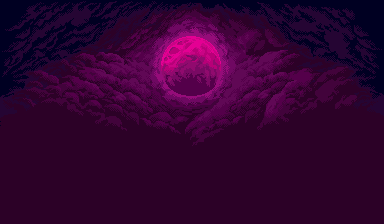
#> input picture gothicvania/assets/gothicvania-cemetery-files/Assets/Environment/background.png, 384 x 224 px
$ python adapt_parallax.py
#> lines starting #> are read from the running program, lines starting #| are printed output that depends on the picture
### gothicvania/tools/adapt_assets.py
#!/usr/bin/env python3
"""Adapt Gothicvania CC0 art -> SNES-ready indexed PNGs.

Output: gothicvania/res/{hero,bg,ground}.png
  * <=16 colours each, indexed (paletted) PNG as gfx4snes expects
  * sprites/ground: palette index 0 = transparency (magenta convention)
Re-runnable; reads the raw CC0 pack under gothicvania/assets/.
"""
import os, glob
import numpy as np
from PIL import Image

ROOT = os.path.dirname(os.path.dirname(os.path.abspath(__file__)))
BASE = os.path.join(ROOT, "assets", "gothicvania-cemetery-files", "Assets")
RES  = os.path.join(ROOT, "res")
os.makedirs(RES, exist_ok=True)
MAGENTA = (255, 0, 255)

def to_indexed(rgba, transparent=True, budget=16, name=""):
    h, w = rgba.shape[:2]
    rgb, alpha = rgba[:, :, :3], rgba[:, :, 3]
    opaque = alpha > 0
    slots = budget - (1 if transparent else 0)
    uniq = sorted(set(map(tuple, rgb[opaque])))
    if len(uniq) > slots:
        tmp = Image.fromarray(rgb, "RGB").quantize(colors=slots, method=Image.MEDIANCUT, dither=Image.NONE)
        pal = tmp.getpalette()[:slots * 3]
        colors = [tuple(pal[i:i + 3]) for i in range(0, slots * 3, 3)]
        out = (np.array(tmp) + (1 if transparent else 0)).astype(np.uint8)
        palette = ([MAGENTA] if transparent else []) + colors
        print(f"  {name}: REDUCED {len(uniq)} -> {slots} colours")
    else:
        base = 1 if transparent else 0
        out = np.zeros((h, w), np.uint8)
        for i, c in enumerate(uniq):
            out[(rgb[:, :, 0] == c[0]) & (rgb[:, :, 1] == c[1]) & (rgb[:, :, 2] == c[2]) & opaque] = i + base
        palette = ([MAGENTA] if transparent else []) + list(uniq)
    if transparent:
        out[~opaque] = 0
    img = Image.fromarray(out, "P")
    flat = []
    for c in palette:
        flat += list(c)
    flat += [0, 0, 0] * (256 - len(palette))
    img.putpalette(flat)
    return img, len(palette)

# [69 lines left out: functions hero, bg, ground, not called in this run]

# [3 lines that do not run on import are left out]

### gothicvania/tools/adapt_parallax.py
#!/usr/bin/env python3
"""Far parallax onto ONE 2bpp BG2 (no free background: BG0/BG1 are the pixel-perfect level). Two
vertical bands, each its own 3-colour sub-palette, scrolled independently by HDMA (set in main.c):

  rows 0-103   sky   = background.png (moon+clouds) with the mountains composited IN FRONT, reduced
                       to 3 colours. The mountains keep their DETAIL because they're a dark silhouette
                       against the TEXTURED clouds (a flat sky would make them solid blobs). sub-pal 0;
                       dense mountain tiles get prio 1 (in front of the moon sprite). FIXED scroll
                       (static far background -- the only way the silhouette mountains stay detailed;
                       moving them needs a featureless sky, which flattens them).
  rows 104-223 graveyard  sub-pal 1 (teal), priority 1, scroll 0.25x (resized to 512 -> wraps clean).

gfx4snes can't do two sub-palettes in one 2bpp tileset, so we emit the .pic/.pal/.map ourselves.
Outputs into res/level/: parallax_tiles.pic, parallax_tiles.pal, parallax_map.bin
"""
import os, sys, struct
import numpy as np
from PIL import Image, ImageFilter
sys.path.insert(0, os.path.join(os.path.dirname(os.path.abspath(__file__))))
from adapt_assets import to_indexed

ROOT = os.path.dirname(os.path.dirname(os.path.abspath(__file__)))
ENV  = os.path.join(ROOT, "assets", "gothicvania-cemetery-files", "Assets",
                    "Phaser Demo", "assets", "environment")
ENV2 = os.path.join(ROOT, "assets", "gothicvania-cemetery-files", "Assets", "Environment")
OUT  = os.path.join(ROOT, "res", "level")
BG_W, BG_H = 64, 32                                  # BG2 tilemap = 512x256
GBAND = 13                                           # first cell-row of the graveyard band (px 104). The
                                                     # mountains end here and the gravestones (closer layer)
                                                     # rise in front, so the mountain bases recede behind
                                                     # them rather than being "cut"
GRV = [(0, 0, 34), (11, 31, 60), (28, 48, 70)]       # graveyard 3-colour sub-palette (teal)

def nearest_idx(img, pal):
    """opaque pixels -> index 1..3 (nearest of pal), 0 = transparent. Returns a HxW index array."""
    P = np.array(pal, np.int32); out = np.zeros(img.shape[:2], np.uint8)
    op = img[:, :, 3] > 0
    if op.any():
        d = np.abs(img[:, :, :3][op].astype(np.int32)[:, None, :] - P[None, :, :]).sum(2)
        out[op] = d.argmin(1) + 1
    return out

# --- SKY band: a clean MOON-GLOW GRADIENT (chosen over the noisy 3-colour clouds, which ate the tile
#     budget). Heavily blur background.png so the cloud texture dissolves into a smooth radial glow
#     (bright near the moon -> dark at the screen edges), then ORDERED-DITHER (Bayer 4x4) that smooth
#     glow to the 3 sky colours: a clean gradient that dedups to very few tiles, leaving budget for a
#     fully sharp graveyard. The mountains are painted ON TOP as a SHARP silhouette (darkest colour).
#     The pink moon SPRITE aligns over the glow centre (the baked bright disk shows around it as glow).
GLOW = float(os.environ.get("BG2_GLOW_BLUR", "16"))                                   # dissolve clouds -> glow
_skyimg = Image.open(os.path.join(ENV2, "background.png")).convert("RGBA").filter(ImageFilter.GaussianBlur(GLOW))
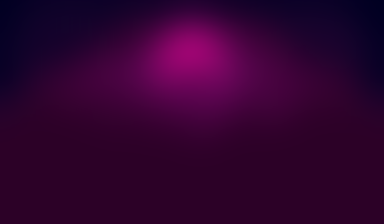
#> _skyimg: PIL image 384x224 RGBA; mean R, G, B, A 48.9, 1.8, 48.3, 255
sky = np.array(_skyimg.resize((512, 224), Image.BILINEAR)).astype(np.int32)           # smooth glow, 512 wide
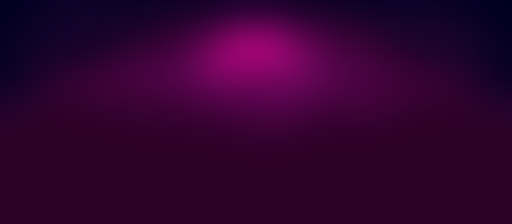
#> sky: shape (224, 512, 4) int32; mean R, G, B, A 48.9, 1.8, 48.3, 255
far = sky                                                                             # alias (preview block)
q, _ = to_indexed(sky.astype(np.uint8), transparent=True, budget=4, name="sky")       # 3 glow colours
#> in to_indexed, `rgb, alpha = rgba[:, :, :3], rgba[:, :, 3]`: alpha: shape (224, 512); every value is 255
#> in to_indexed, `opaque = alpha > 0`: opaque: shape (224, 512) bool; every value is 1
#> in to_indexed, `uniq = sorted(set(map(tuple, rgb[opaque])))`: uniq = 1365 items, first 6: (0, 0, 34), (1, 0, 34), (1, 0, 35), (2, 0, 34), (2, 0, 35), (3, 0, 35)
#> in to_indexed, `tmp = Image.fromarray(rgb, "RGB").quantize(colors=slots, method=Image...`:
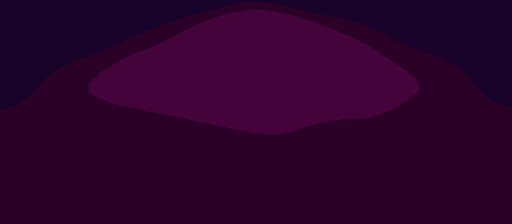
#> tmp: PIL image 512x224 P; mean R, G, B 46, 1.7, 44.5
#> in to_indexed, `pal = tmp.getpalette()[:slots * 3]`: pal = [69, 3, 60, 44, 1, 39, 24, 2, 42]
#> in to_indexed, `colors = [tuple(pal[i:i + 3]) for i in range(0, slots * 3, 3)]`: colors = [(69, 3, 60), (44, 1, 39), (24, 2, 42)]
#> in to_indexed, `out = (np.array(tmp) + (1 if transparent else 0)).astype(np.uint8)`:
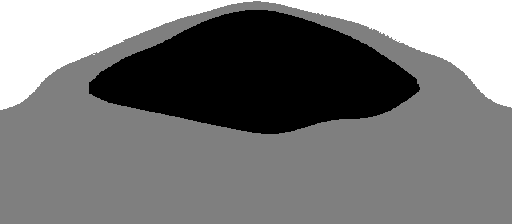
#> out: shape (224, 512); min 1, max 3, mean 1.96; drawn with min black and max white
#> in to_indexed, `palette = ([MAGENTA] if transparent else []) + colors`: palette = [(255, 0, 255), (69, 3, 60), (44, 1, 39), (24, 2, 42)]
#|   sky: REDUCED 1365 -> 3 colours
#> in to_indexed, `img = Image.fromarray(out, "P")`: img: PIL image 512x224 P; every value is 0
#> the loop in to_indexed, `for c in palette:` made 4 passes
#> flat on passes 1 to 4: [255, 0, 255], [255, 0, 255, 69, 3, 60], [255, 0, 255, 69, 3, 60, 44, 1, 39], [255, 0, 255, 69, 3, 60, 44, 1, 39, 24, 2, 42]
#> in to_indexed, `flat += [0, 0, 0] * (256 - len(palette))`: flat = 768 values, max 255 at index 0, min 0 at index 1, mean 1.03
qa = np.array(q.convert("RGBA")); op = sky[:, :, 3] > 0
SKY = sorted([tuple(int(x) for x in c) for c in np.unique(qa[op][:, :3].reshape(-1, 3), axis=0)[:3]],
             key=lambda c: 0.3 * c[0] + 0.6 * c[1] + 0.1 * c[2])                       # dark -> bright ramp
#> SKY = [(24, 2, 42), (44, 1, 39), (69, 3, 60)]
while len(SKY) < 3: SKY.append(SKY[-1])
#> this loop made 0 passes
# Option A: the moon's glow is now a smooth 16-colour SPRITE, so the BG sky is FLAT dark -- no gradient,
# so nothing can band/block. Use the EXACT colour the moon's glow fades to (written by adapt_moon.py) so
# the sprite melts into the sky with zero seam. (Mountains stay in front; their gaps show the moon.)
#> (the run stopped early here; a loop or call above may not have finished)
